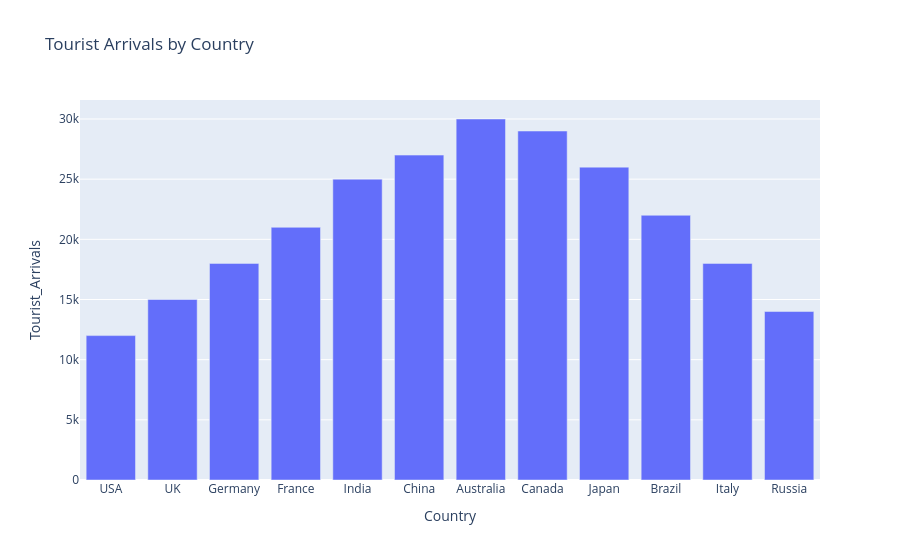

Source (notebook cell):
### Markdown cell above
#### Based on above line chart
#### 1. Trend is constantly in uptrend from Jan to July.
#### 2. And in downtrend from July to Dec.
#### 3. In July it is the peak season, as the number of arrivals is maximum.

### Code cell
bar_plot = px.bar(df, x = 'Country', y = 'Tourist_Arrivals', title='Tourist Arrivals by Country')
bar_plot.show()

### Figure 1 — Plotly figure (JSON) as saved in the notebook; plotly's stock layout.template omitted (floating-point values rounded to 4 significant figures)
{"data": [{"alignmentgroup": "True", "hovertemplate": "Country=%{x}<br>Tourist_Arrivals=%{y}<extra></extra>", "legendgroup": "", "marker": {"color": "#636efa", "pattern": {"shape": ""}}, "name": "", "offsetgroup": "", "orientation": "v", "showlegend": false, "textposition": "auto", "type": "bar", "x": ["USA", "UK", "Germany", "France", "India", "China", "Australia", "Canada", "Japan", "Brazil", "Italy", "Russia"], "xaxis": "x", "y": [12000, 15000, 18000, 21000, 25000, 27000, 30000, 29000, 26000, 22000, 18000, 14000], "yaxis": "y"}], "layout": {"barmode": "relative", "legend": {"tracegroupgap": 0}, "title": {"text": "Tourist Arrivals by Country"}, "xaxis": {"anchor": "y", "domain": [0, 1], "title": {"text": "Country"}}, "yaxis": {"anchor": "x", "domain": [0, 1], "title": {"text": "Tourist_Arrivals"}}}}
